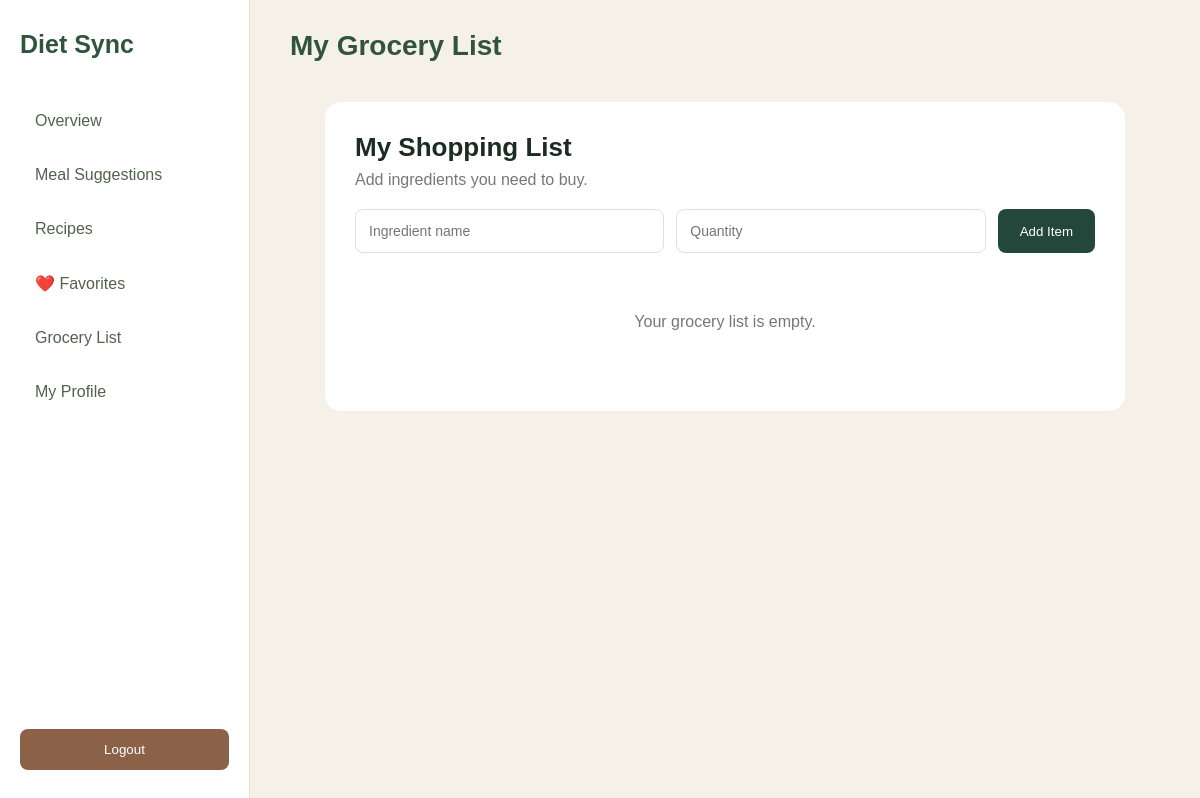
Page /grocery-list/ (signed in) on the earlier database version.
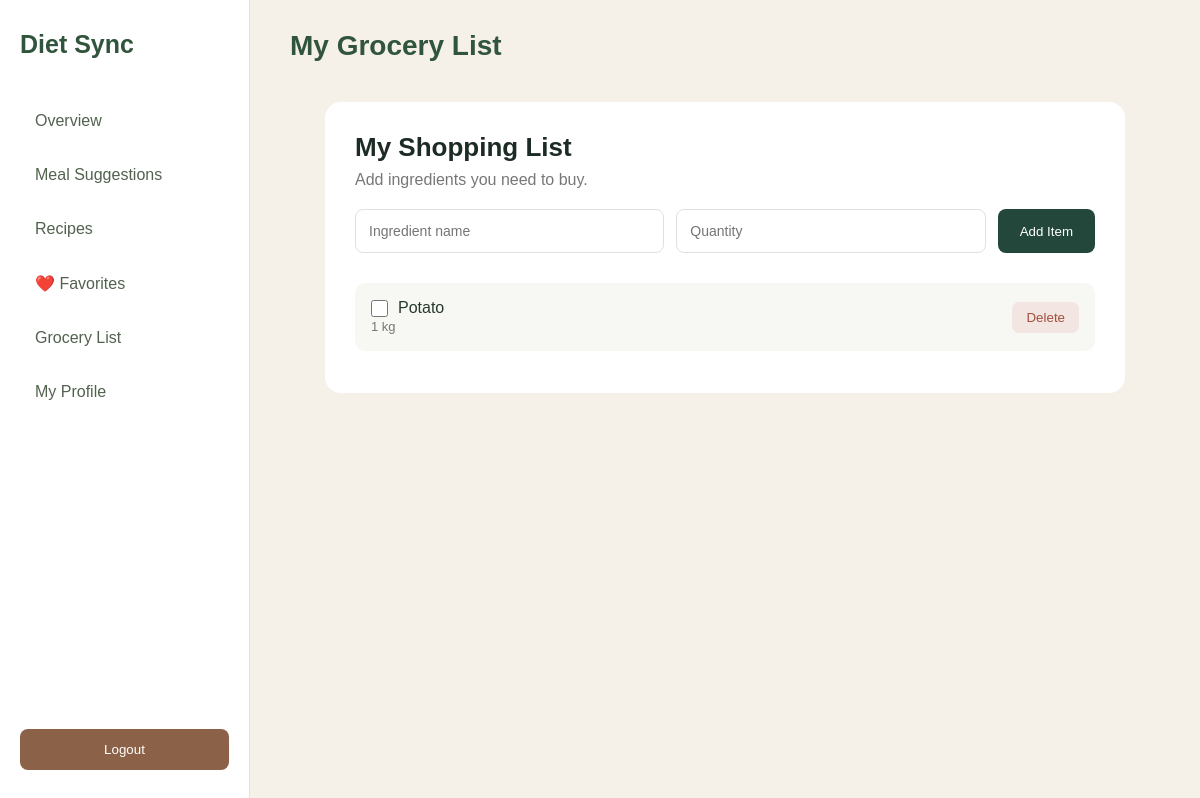
Same page on the later database version.
### core/models.py (models this page shows, shortened)
class GroceryItem(models.Model):
    user = models.ForeignKey(settings.AUTH_USER_MODEL,on_delete=models.CASCADE,related_name="grocery_items")
    name = models.CharField(max_length=200)
    quantity = models.CharField(max_length=100, blank=True)
    is_purchased = models.BooleanField(default=False)
    created_at = models.DateTimeField(auto_now_add=True)

### core/views.py (the view, shortened to what this page needs)
# urls.py: path("grocery-list/",grocery_list_view, name="grocery_list"),
def grocery_list_view(request):
    items = GroceryItem.objects.filter(user=request.user)
    return render(request, "grocery_list.html", {"items": items})

### core/templates/grocery_list.html (shortened to what this page needs)
{% extends "dashboard_base.html" %}
{% load static %}
{% block page_heading %}My Grocery List{% endblock %}
{% block content %}
<div class="grocery-container">
    <h2>My Shopping List</h2>
    <p>Add ingredients you need to buy.</p>
    <form method="POST" class="grocery-form">
        <input type="text" name="name" placeholder="Ingredient name" required>
        <input type="text" name="quantity" placeholder="Quantity">
        <button type="submit">Add Item</button>
    </form>
    {% for item in items %}
    <div class="grocery-item">
        <form method="POST">
            <label>
                <input type="checkbox" onchange="this.form.submit()" {% if item.is_purchased %}checked{% endif %}>
                {% if item.is_purchased %}
                    <del>{{ item.name }}</del>
                {% else %}
                    {{ item.name }}
                {% endif %}
            </label>
            <span class="grocery-quantity">
                {{ item.quantity }}
            </span>
        </form>
        <form method="POST">
            <button type="submit" class="delete-button">
                Delete
            </button>
        </form>
    </div>
    {% empty %}
    <p class="empty-list">Your grocery list is empty.</p>
    {% endfor %}
</div>
{% endblock %}

Differences in the rows shown:
added GroceryItem: name "Potato", quantity "1 kg"
Other differences:
text no longer shown: "Your grocery list is empty."
